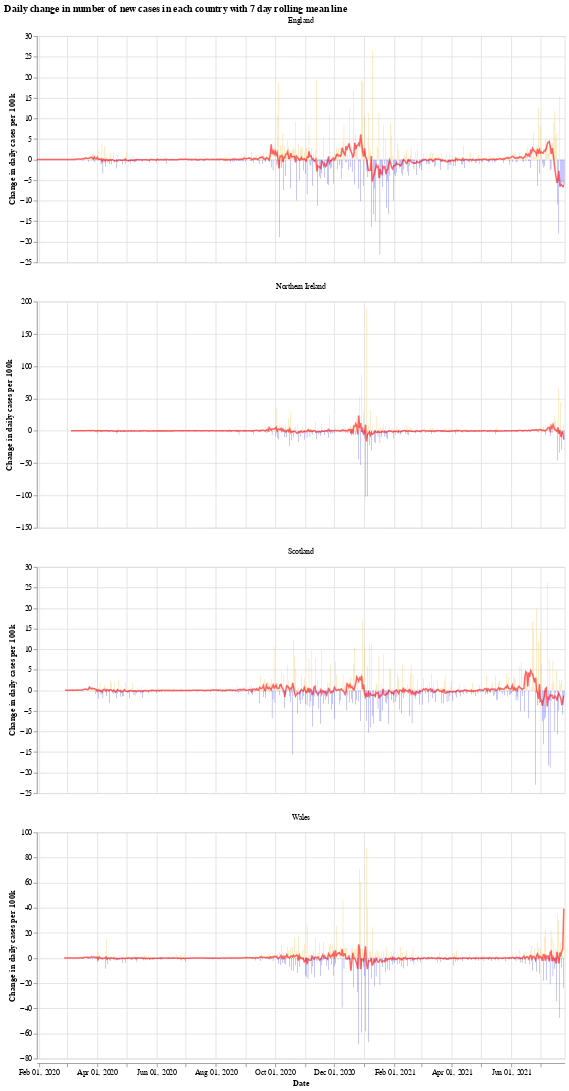

This figure's notebook cell:
### Markdown cell above
We will use the Python library `Altair` for visualising the data, see the [altair docs](https://altair-viz.github.io/) for more information.

First we have a graph which shows the daily change in the number of new cases for each country. This number jumps up and down all over the place, which is likely due to delay in reporting of new cases over the weekend. Another interesting thing is that it looks like the daily cases in Wales experienced a much shorter period of calm over the summer (calm in the sense of daily cases not jumping up and down).

The orange bars are days when the number of new cases (per 100k population) was more than the previous day, while the blue are days when the number of new cases dropped. The red line is the 7 day moving average. 

When the moving average line is below 0, it means that there is a consistent drop in new cases. We can see this clearly happening around the times that lockdowns were introduced (though, to varying degrees). I will update the graphs soon with a marker of when each lockdown started.

### Code cell
# collapse
import altair as alt

bars = alt.Chart(uk_cases).mark_bar().encode(
    x=alt.X("yearmonthdate(date):T", axis=alt.Axis(title='Date')),
    y=alt.Y("casesChangeRate:Q", axis=alt.Axis(title='Change in daily cases per 100k')),
    tooltip='casesChange',
    color=alt.condition(
        alt.datum.casesChangeRate > 0,
        alt.value("orange"),  # The positive color
        alt.value("blue")  # The negative color
    )
).properties(title='Daily change in number of new cases with 7 day rolling mean',width=700).interactive()

line = alt.Chart(uk_cases).mark_line(
    color='red',
    size=2,
    opacity=0.6
).transform_window(
    rolling_mean='mean(casesChangeRate)',
    frame=[0, 7],
    groupby=['areaName']
).encode(
    x='yearmonthdate(date):T',
    y='rolling_mean:Q'
)

alt.layer(bars, line, data=uk_cases).facet(alt.Column(
    'areaName', title=''), columns=1).resolve_scale(y='independent').properties(title='Daily change in number of new cases in each country with 7 day rolling mean line')

### Figure 1 — Vega-Lite specification as saved in the notebook (floating-point values rounded to 4 significant figures; data arrays with more than 128 entries replaced by an {"elided": "..."} marker saying what was removed)
{"config": {"view": {"continuousWidth": 400, "continuousHeight": 300}}, "data": {"name": "data-11841a543e5805bd3eb5276f2e6caefe"}, "facet": {"type": "nominal", "field": "areaName", "title": ""}, "spec": {"layer": [{"mark": "bar", "encoding": {"color": {"condition": {"value": "orange", "test": "(datum.casesChangeRate > 0)"}, "value": "blue"}, "tooltip": {"type": "quantitative", "field": "casesChange"}, "x": {"type": "temporal", "axis": {"title": "Date"}, "field": "date", "timeUnit": "yearmonthdate"}, "y": {"type": "quantitative", "axis": {"title": "Change in daily cases per 100k"}, "field": "casesChangeRate"}}, "selection": {"selector001": {"type": "interval", "bind": "scales", "encodings": ["x", "y"]}}, "title": "Daily change in number of new cases with 7 day rolling mean", "width": 700}, {"mark": {"type": "line", "color": "red", "opacity": 0.6, "size": 2}, "encoding": {"x": {"type": "temporal", "field": "date", "timeUnit": "yearmonthdate"}, "y": {"type": "quantitative", "field": "rolling_mean"}}, "transform": [{"window": [{"op": "mean", "field": "casesChangeRate", "as": "rolling_mean"}], "frame": [0, 7], "groupby": ["areaName"]}]}]}, "columns": 1, "resolve": {"scale": {"y": "independent"}}, "title": "Daily change in number of new cases in each country with 7 day rolling mean line", "$schema": "https://vega.github.io/schema/vega-lite/v4.8.1.json", "datasets": {"data-11841a543e5805bd3eb5276f2e6caefe": {"elided": "2080 records"}}}
